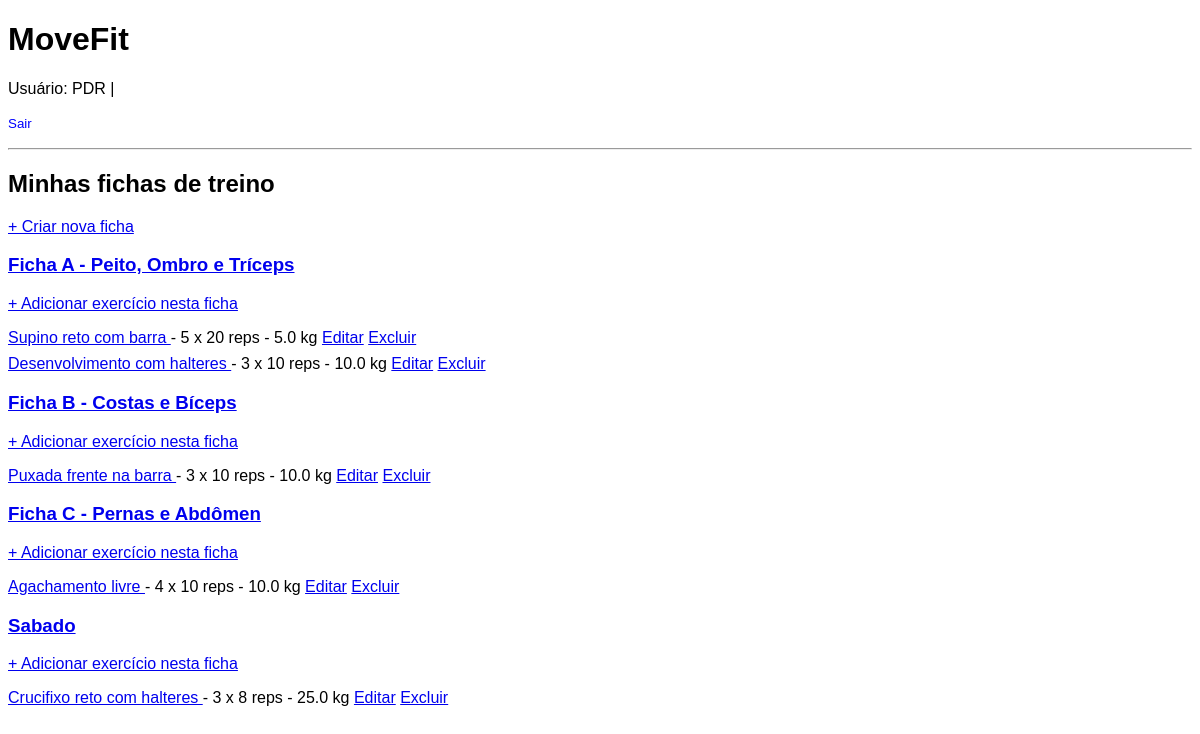
The page /treino/fichas/ (signed in) on the database as committed earlier.
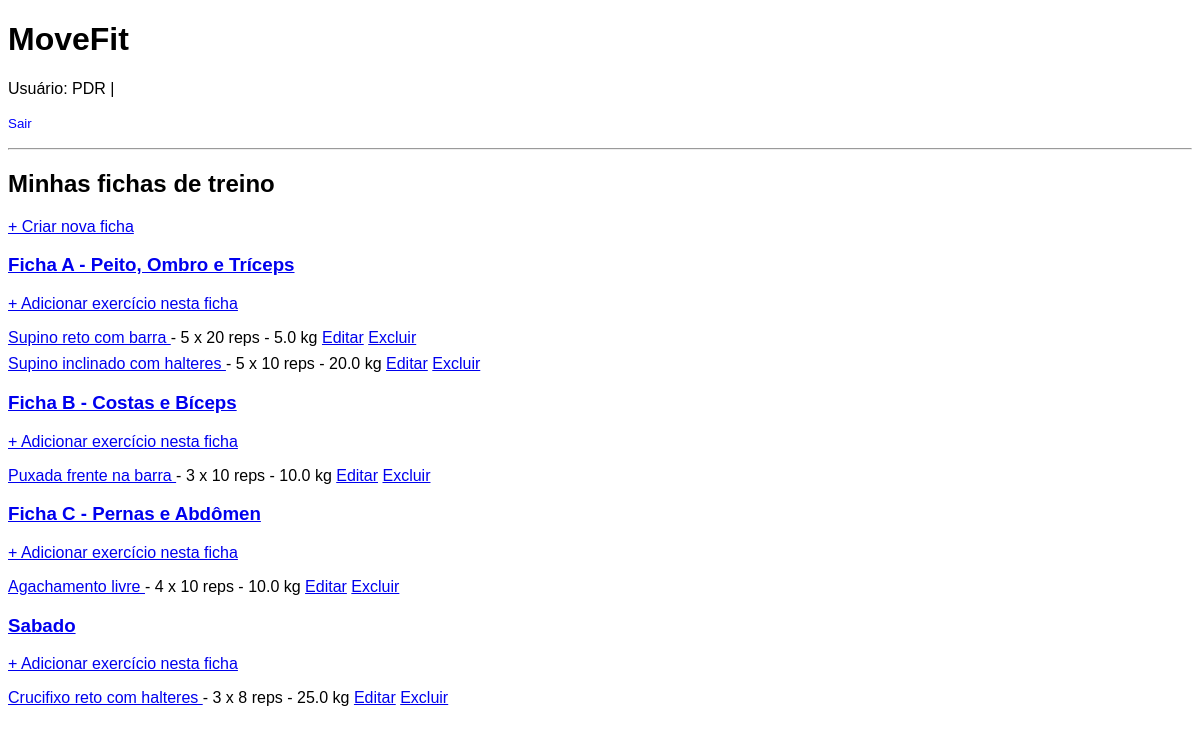
The same page on the database as committed later.
### treino_app/models.py (models this page shows, shortened)
class FichaTreino(models.Model):
    usuario = models.ForeignKey(User, on_delete=models.CASCADE)
    nome = models.CharField(max_length=200)

class ItemFicha(models.Model):
    ficha = models.ForeignKey(FichaTreino, related_name="itens", on_delete=models.CASCADE)
    exercicio = models.ForeignKey(Exercicio, on_delete=models.CASCADE)
    series = models.PositiveIntegerField()
    repeticoes = models.PositiveIntegerField()
    peso = models.FloatField()

class Exercicio(models.Model):
    nome = models.CharField(max_length=200)
    gif_url = models.URLField(blank=True)

### treino_app/views.py (the view)
# urls.py: path('fichas/', views.fichas_list, name='fichas_list'),
@login_required
def fichas_list(request):
    fichas = FichaTreino.objects.filter(
        usuario=request.user
    ).prefetch_related('itens__exercicio')
    return render(request, 'treino/fichas_list.html', {'fichas': fichas})

### treino_app/templates/treino/fichas_list.html (shortened to what this page needs)
{% extends "base.html" %}
{% block content %}
<h2>Minhas fichas de treino</h2>
<p>
    <a href="{% url 'criar_ficha' %}">+ Criar nova ficha</a>
</p>
{% for ficha in fichas %}
  <h3>
    <a href="{% url 'ficha_detalhe' ficha_id=ficha.id %}">
      {{ ficha.nome }}
    </a>
  </h3>
  <p>
    <a href="{% url 'adicionar_item_ficha' ficha.id %}">
      + Adicionar exercício nesta ficha
    </a>
  </p>
  <ul>
    {% for item in ficha.itens.all %}
      <li>
        {% if item.exercicio.gif_url %}
          <a href="#"
             onclick="openGifModal('{{ item.exercicio.gif_url }}', '{{ item.exercicio.nome }}'); return false;">
            {{ item.exercicio.nome }}
          </a>
        {% else %}
          {{ item.exercicio.nome }}
        {% endif %}
        - {{ item.series }} x {{ item.repeticoes }} reps - {{ item.peso }} kg
        <a href="{% url 'editar_item_ficha' item.id %}">Editar</a>
        <a href="{% url 'excluir_item_ficha' item.id %}">Excluir</a>
      </li>
    {% endfor %}
  </ul>
{% empty %}
  <p>Nenhuma ficha cadastrada.</p>
{% endfor %}
{% endblock %}

Rows that differ between the two databases and show on the page:
removed ItemFicha: exercicio.nome "Desenvolvimento com halteres", series "3", repeticoes "10", peso "10.0", shown under FichaTreino "Ficha A - Peito, Ombro e Tríceps"
added ItemFicha: exercicio.nome "Supino inclinado com halteres", series "5", repeticoes "10", peso "20.0", shown under FichaTreino "Ficha A - Peito, Ombro e Tríceps"
